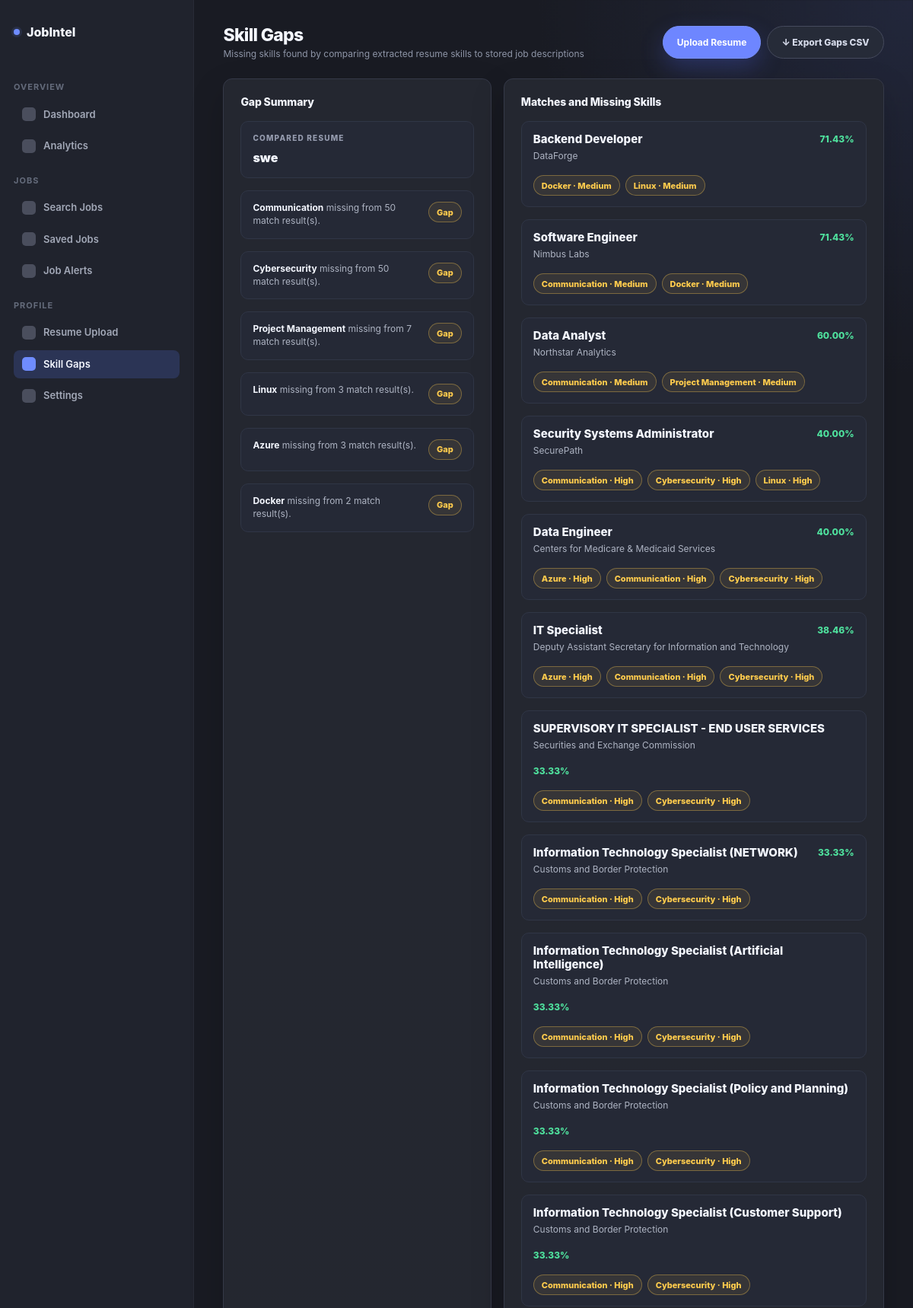
Page /skill-gaps/ (signed in, upper part) on the committed database.
### resume_fixer/models.py (models this page shows, shortened)
class TimeStampedModel(models.Model):
    created_at = models.DateTimeField(auto_now_add=True)
    updated_at = models.DateTimeField(auto_now=True)
    class Meta:
        abstract = True

class Resume(TimeStampedModel):
    user = models.ForeignKey(settings.AUTH_USER_MODEL, on_delete=models.CASCADE, related_name='resumes')
    title = models.CharField(max_length=150)
    file = models.FileField(upload_to=resume_upload_path, blank=True)
    extracted_text = models.TextField(blank=True)
    parsed_data = models.JSONField(default=dict, blank=True)
    is_primary = models.BooleanField(default=False)
    class Meta:
        ordering = ['-updated_at']

class Skill(TimeStampedModel):
    class Category(models.TextChoices):
        LANGUAGE = 'language', 'Programming Language'
        FRAMEWORK = 'framework', 'Framework'
        DATABASE = 'database', 'Database'
        CLOUD = 'cloud', 'Cloud'
        TOOL = 'tool', 'Tool'
        SOFT_SKILL = 'soft_skill', 'Soft Skill'
        CERTIFICATION = 'certification', 'Certification'
        OTHER = 'other', 'Other'
    name = models.CharField(max_length=100, unique=True)
    normalized_name = models.CharField(max_length=100, unique=True)
    category = models.CharField(max_length=25, choices=Category.choices, default=Category.OTHER)
    class Meta:
        ordering = ['normalized_name']

class ResumeJobMatch(TimeStampedModel):
    user = models.ForeignKey(settings.AUTH_USER_MODEL, on_delete=models.CASCADE, related_name='resume_job_matches')
    resume = models.ForeignKey(Resume, on_delete=models.CASCADE, related_name='job_matches')
    job_posting = models.ForeignKey(JobPosting, on_delete=models.CASCADE, related_name='resume_matches')
    match_score = models.DecimalField(max_digits=5, decimal_places=2)
    summary = models.TextField(blank=True)
    strengths = models.JSONField(default=list, blank=True)
    missing_skills = models.JSONField(default=list, blank=True)
    recommendations = models.JSONField(default=list, blank=True)
    class Meta:
        unique_together = ('resume', 'job_posting')
        ordering = ['-match_score', '-created_at']
        indexes = [models.Index(fields=['match_score'])]

class JobPosting(TimeStampedModel):
    class RemoteType(models.TextChoices):
        ON_SITE = 'on_site', 'On Site'
        HYBRID = 'hybrid', 'Hybrid'
        REMOTE = 'remote', 'Remote'
        UNKNOWN = 'unknown', 'Unknown'
    class EmploymentType(models.TextChoices):
        FULL_TIME = 'full_time', 'Full Time'
        PART_TIME = 'part_time', 'Part Time'
        CONTRACT = 'contract', 'Contract'
        INTERNSHIP = 'internship', 'Internship'
        TEMPORARY = 'temporary', 'Temporary'
        UNKNOWN = 'unknown', 'Unknown'
    class ExperienceLevel(models.TextChoices):
        ENTRY = 'entry', 'Entry Level'
        MID = 'mid', 'Mid Level'
        SENIOR = 'senior', 'Senior Level'
        LEAD = 'lead', 'Lead'
        UNKNOWN = 'unknown', 'Unknown'
    company = models.ForeignKey(Company, on_delete=models.SET_NULL, null=True, blank=True, related_name='job_postings')
    external_id = models.CharField(max_length=255, blank=True)
    source_name = models.CharField(max_length=100, blank=True)
    source_url = models.URLField(max_length=500, blank=True)
    title = models.CharField(max_length=200)
    description = models.TextField()
    location = models.CharField(max_length=200, blank=True)
    remote_type = models.CharField(max_length=20, choices=RemoteType.choices, default=RemoteType.UNKNOWN)
    employment_type = models.CharField(max_length=20, choices=EmploymentType.choices, default=EmploymentType.UNKNOWN)
    experience_level = models.CharField(max_length=20, choices=ExperienceLevel.choices, default=ExperienceLevel.UNKNOWN)
    salary_min = models.PositiveIntegerField(null=True, blank=True)
    salary_max = models.PositiveIntegerField(null=True, blank=True)
    salary_currency = models.CharField(max_length=10, default='USD')
    posted_at = models.DateTimeField(null=True, blank=True)
    scraped_at = models.DateTimeField(null=True, blank=True)
    raw_data = models.JSONField(default=dict, blank=True)
    embedding = models.JSONField(default=list, blank=True)
    is_active = models.BooleanField(default=True)
    class Meta:
        ordering = ['-posted_at', '-created_at']
        indexes = [
            models.Index(fields=['title']),
            models.Index(fields=['location']),
            models.Index(fields=['remote_type']),
            models.Index(fields=['experience_level']),
            models.Index(fields=['is_active']),
        ]
        constraints = [
            models.UniqueConstraint(
                fields=['source_name', 'external_id'],
                condition=~models.Q(external_id=''),
                name='unique_job_source_external_id',
            )
        ]

class Company(TimeStampedModel):
    name = models.CharField(max_length=200, unique=True)
    website = models.URLField(blank=True)
    industry = models.CharField(max_length=150, blank=True)
    class Meta:
        ordering = ['name']
        verbose_name_plural = 'companies'

class SkillGap(TimeStampedModel):
    class Priority(models.TextChoices):
        HIGH = 'high', 'High'
        MEDIUM = 'medium', 'Medium'
        LOW = 'low', 'Low'
    match = models.ForeignKey(ResumeJobMatch, on_delete=models.CASCADE, related_name='skill_gaps')
    skill = models.ForeignKey(Skill, on_delete=models.CASCADE, related_name='skill_gaps')
    priority = models.CharField(max_length=10, choices=Priority.choices, default=Priority.MEDIUM)
    explanation = models.TextField(blank=True)
    class Meta:
        unique_together = ('match', 'skill')
        ordering = ['priority', 'skill__normalized_name']

### resume_fixer/views.py (the view)
# urls.py: path('skill-gaps/', views.skill_gaps, name='skill_gaps'),
@login_required(login_url='login')
def skill_gaps(request):
    seed_reference_data()
    user = get_working_user(request)
    resume_obj = latest_resume_for_user(user)
    matches = ResumeJobMatch.objects.select_related('job_posting', 'job_posting__company').prefetch_related('skill_gaps__skill').filter(user=user)
    if resume_obj:
        matches = matches.filter(resume=resume_obj)
    return render(request, 'resume_fixer/skill_gaps.html', {
        'page_key': 'skill_gaps',
        'page_title': 'Skill Gaps',
        'page_subtitle': 'Missing skills found by comparing extracted resume skills to stored job descriptions',
        'resume_obj': resume_obj,
        'matches': matches.order_by('-match_score'),
        'missing_rows': common_missing_skills(user, 12),
    })

### resume_fixer/services.py (called while the page is built, shortened)
def normalize_name(value):
    return re.sub(r'\s+', ' ', value.strip().lower())

def get_working_user(request):
    return request.user

def seed_reference_data():
    for name, category, aliases in SKILL_DEFINITIONS:
        Skill.objects.get_or_create(
            normalized_name=normalize_name(name),
            defaults={'name': name, 'category': category},
        )
    if JobPosting.objects.exists():
        return

def latest_resume_for_user(user):
    return Resume.objects.filter(user=user).order_by('-is_primary', '-updated_at').first()

def common_missing_skills(user, limit=8):
    names = []
    for match in ResumeJobMatch.objects.filter(user=user):
        names.extend(match.missing_skills or [])
    counts = Counter(names)
    return [{'name': name, 'count': count} for name, count in counts.most_common(limit)]

### templates/resume_fixer/skill_gaps.html
{% extends 'resume_fixer/base.html' %}
{% block content %}
<div class="top-row d-flex flex-wrap align-items-start justify-content-between gap-3 mb-4">
    <div>
        <h1 class="page-title mb-1">{{ page_title }}</h1>
        <p class="page-subtitle mb-0">{{ page_subtitle }}</p>
    </div>
    <div class="d-flex flex-wrap gap-2">
        <a class="filter-button text-decoration-none" href="{% url 'resume_upload' %}">Upload Resume</a>
        <a class="logout-button text-decoration-none" href="{% url 'export_skill_gaps_csv' %}">↓ Export Gaps CSV</a>
    </div>
</div>
<div class="row g-3 align-items-stretch">
    <div class="col-12 col-xl-5">
        <section class="panel h-100">
            <div class="panel-heading mb-3">
                <h2 class="panel-title mb-0">Gap Summary</h2>
            </div>
            {% if resume_obj %}
            <div class="detail-block mb-3">
                <div class="detail-label">Compared resume</div>
                <div class="detail-value">{{ resume_obj.title }}</div>
            </div>
            {% else %}
            <div class="empty-state">No resume uploaded yet.</div>
            {% endif %}
            <div class="job-list d-flex flex-column gap-3">
                {% for row in missing_rows %}
                <article class="insight-card">
                    <div class="d-flex justify-content-between align-items-start gap-3">
                        <p class="mb-0"><strong>{{ row.name }}</strong> missing from {{ row.count }} match result(s).</p>
                        <span class="soft-tag warn-tag">Gap</span>
                    </div>
                </article>
                {% empty %}
                <div class="empty-state">No recurring skill gaps found.</div>
                {% endfor %}
            </div>
        </section>
    </div>
    <div class="col-12 col-xl-7">
        <section class="panel h-100">
            <div class="panel-heading mb-3">
                <h2 class="panel-title mb-0">Matches and Missing Skills</h2>
            </div>
            <div class="job-list d-flex flex-column gap-3">
                {% for match in matches %}
                <article class="job-card">
                    <div class="d-flex flex-wrap justify-content-between gap-3">
                        <div>
                            <h3 class="job-title mb-1"><a class="job-title-link" href="{% url 'job_detail' match.job_posting.id %}">{{ match.job_posting.title }}</a></h3>
                            <p class="job-meta mb-0">{% if match.job_posting.company %}{{ match.job_posting.company.name }}{% else %}Unknown Company{% endif %}</p>
                        </div>
                        <div class="job-match">{{ match.match_score }}%</div>
                    </div>
                    <div class="tag-row mt-3">
                        {% for gap in match.skill_gaps.all %}
                        <span class="soft-tag warn-tag">{{ gap.skill.name }} · {{ gap.get_priority_display }}</span>
                        {% empty %}
                        <span class="soft-tag good-tag">No extracted gaps</span>
                        {% endfor %}
                    </div>
                </article>
                {% empty %}
                <div class="empty-state">No match records exist yet.</div>
                {% endfor %}
            </div>
        </section>
    </div>
</div>
{% endblock %}

### static/resume_fixer/css/jobintel.css (style rules this page uses)
:root { --bg: #191b23; --sidebar: #20232d; --panel: #20232c; --panel-soft: #252936; --border: #353948; --muted: #8e95a7; --soft: #aeb4c4; --text: #f4f7ff; --blue: #6f8cff; --blue-dark: #2d3762; --green: #4fe29e; --red: #ff6874; --yellow: #ffcc4d; --cyan: #37d6d0; --purple: #a779ff; --pink: #ff75c8; }
html, body { min-height: 100%; }
body { margin: 0; background: var(--bg); color: var(--text); font-family: Inter, ui-sans-serif, system-ui, -apple-system, BlinkMacSystemFont, "Segoe UI", sans-serif; font-size: 14px; }
button, a { font: inherit; }
.d-flex { display: flex; }
.flex-column { flex-direction: column; }
.flex-wrap { flex-wrap: wrap; }
.align-items-start { align-items: flex-start; }
.align-items-stretch { align-items: stretch; }
.justify-content-between { justify-content: space-between; }
.gap-2 { gap: 8px; }
.gap-3 { gap: 16px; }
.mb-0 { margin-bottom: 0; }
.mb-1 { margin-bottom: 4px; }
.mb-3 { margin-bottom: 16px; }
.mb-4 { margin-bottom: 24px; }
.h-100 { height: 100%; }
.text-decoration-none { text-decoration: none; }
.row { display: flex; flex-wrap: wrap; margin-right: -8px; margin-left: -8px; }
.row > * { padding-right: 8px; padding-left: 8px; box-sizing: border-box; }
.g-3 { row-gap: 16px; }
.col-12 { width: 100%; }
.page-title { color: var(--text); font-size: 23px; line-height: 1.1; font-weight: 800; letter-spacing: -0.03em; }
.page-subtitle { color: var(--muted); font-size: 12px; line-height: 1.35; }
.filter-pill, .filter-button { min-height: 43px; border-radius: 999px; padding: 0 18px; border: 1px solid var(--border); background: #222632; color: #a9afbe; font-size: 12px; font-weight: 700; line-height: 1.1; }
.filter-pill.active, .filter-button { color: #fff; border-color: #7891ff; background: var(--blue-dark); }
.filter-button { background: #6e86ff; box-shadow: 0 12px 30px rgba(82, 106, 255, 0.25); }
.metric-card, .panel { background: linear-gradient(180deg, rgba(255, 255, 255, 0.018), rgba(255, 255, 255, 0.008)), var(--panel); border: 1px solid var(--border); border-radius: 12px; box-shadow: 0 18px 45px rgba(0, 0, 0, 0.18); }
.panel { padding: 22px; min-height: 475px; }
.panel-title { font-size: 14px; color: var(--text); font-weight: 800; letter-spacing: -0.01em; }
.insight-card, .job-card { background: var(--panel-soft); border: 1px solid #303646; border-radius: 10px; padding: 14px 15px; }
.insight-card p { color: #aeb4c3; font-size: 12px; line-height: 1.4; }
.insight-card strong { color: var(--text); }
.job-title { font-size: 15px; color: var(--text); font-weight: 800; }
.job-meta { color: #aeb4c3; font-size: 12px; }
.job-match { color: var(--green); font-size: 12px; font-weight: 800; }
@media (min-width: 1200px) { .col-xl-5 { width: 41.666667%; } }
@media (min-width: 1200px) { .col-xl-7 { width: 58.333333%; } }
.logout-button { min-height: 43px; display: inline-flex; align-items: center; justify-content: center; border-radius: 999px; padding: 0 18px; border: 1px solid #454a5d; background: #262b38; color: #d4d9e8; font-size: 12px; font-weight: 800; line-height: 1.1; text-decoration: none; }
.mt-3 { margin-top: 16px; }
.job-title-link { color: var(--text); text-decoration: none; }
.tag-row { display: flex; flex-wrap: wrap; gap: 7px; }
.soft-tag { display: inline-flex; align-items: center; min-height: 27px; border: 1px solid #3a4052; border-radius: 999px; background: #252a38; color: #b8becc; padding: 0 10px; font-size: 11px; font-weight: 800; }
.warn-tag { color: var(--yellow); border-color: rgba(255, 204, 77, 0.35); background: rgba(255, 204, 77, 0.08); }
.detail-block { border: 1px solid #303646; border-radius: 10px; background: var(--panel-soft); padding: 14px 15px; }
.detail-label { color: #969caf; text-transform: uppercase; letter-spacing: 0.12em; font-size: 10px; font-weight: 800; margin-bottom: 6px; }
.detail-value { color: var(--text); font-size: 16px; font-weight: 900; }
.filter-pill, .filter-button, .logout-button, .auth-submit { display: inline-flex; align-items: center; justify-content: center; text-align: center; white-space: nowrap; }

### rows in the picture
Resume: title "swe"
Skill: name "Communication", count "50"
Skill: name "Cybersecurity", count "50"
Skill: name "Project Management", count "7"
Skill: name "Linux", count "3"
Skill: name "Azure", count "3"
Skill: name "Docker", count "2"
ResumeJobMatch: job_posting "Backend Developer", job_posting.company.name "DataForge", match_score "71.43"
SkillGap: skill.name "Docker", priority "Medium"
SkillGap: skill.name "Linux", priority "Medium"
ResumeJobMatch: job_posting "Software Engineer", job_posting.company.name "Nimbus Labs", match_score "71.43"
SkillGap: skill.name "Communication", priority "Medium"
SkillGap: skill.name "Docker", priority "Medium"
ResumeJobMatch: job_posting "Data Analyst", job_posting.company.name "Northstar Analytics", match_score "60.00"
SkillGap: skill.name "Communication", priority "Medium"
SkillGap: skill.name "Project Management", priority "Medium"
ResumeJobMatch: job_posting "Security Systems Administrator", job_posting.company.name "SecurePath", match_score "40.00"
SkillGap: skill.name "Communication", priority "High"
SkillGap: skill.name "Cybersecurity", priority "High"
SkillGap: skill.name "Linux", priority "High"
ResumeJobMatch: job_posting "Data Engineer", job_posting.company.name "Centers for Medicare & Medicaid Services", match_score "40.00"
SkillGap: skill.name "Azure", priority "High"
SkillGap: skill.name "Communication", priority "High"
SkillGap: skill.name "Cybersecurity", priority "High"
ResumeJobMatch: job_posting "IT Specialist", job_posting.company.name "Deputy Assistant Secretary for Information and Technology", match_score "38.46"
SkillGap: skill.name "Azure", priority "High"
SkillGap: skill.name "Communication", priority "High"
SkillGap: skill.name "Cybersecurity", priority "High"
ResumeJobMatch: job_posting "SUPERVISORY IT SPECIALIST - END USER SERVICES", job_posting.company.name "Securities and Exchange Commission", match_score "33.33"
SkillGap: skill.name "Communication", priority "High"
SkillGap: skill.name "Cybersecurity", priority "High"
ResumeJobMatch: job_posting "Information Technology Specialist (NETWORK)", job_posting.company.name "Customs and Border Protection", match_score "33.33"
SkillGap: skill.name "Communication", priority "High"
SkillGap: skill.name "Cybersecurity", priority "High"
ResumeJobMatch: job_posting "Information Technology Specialist (Artificial Intelligence)", job_posting.company.name "Customs and Border Protection", match_score "33.33"
SkillGap: skill.name "Communication", priority "High"
SkillGap: skill.name "Cybersecurity", priority "High"
ResumeJobMatch: job_posting "Information Technology Specialist (Policy and Planning)", job_posting.company.name "Customs and Border Protection", match_score "33.33"
SkillGap: skill.name "Communication", priority "High"
SkillGap: skill.name "Cybersecurity", priority "High"
ResumeJobMatch: job_posting "Information Technology Specialist (Customer Support)", job_posting.company.name "Customs and Border Protection", match_score "33.33"
SkillGap: skill.name "Communication", priority "High"
SkillGap: skill.name "Cybersecurity", priority "High"

### other values in the picture
{{ page_title }} "Skill Gaps"
{{ page_subtitle }} "Missing skills found by comparing extracted resume skills to stored job descriptions"
